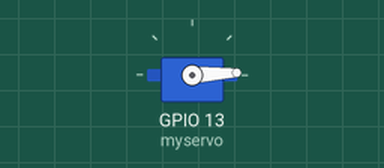
This program was run on a simulated ESP32. Parts: servo.

Above: at 0.05 s.
At 1.3 s:
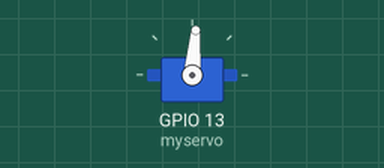
At 2.6 s:
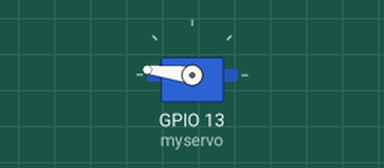
At 5.2 s:
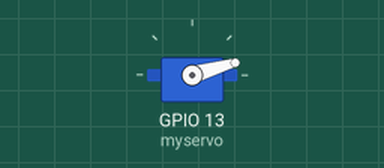
Timing chart, 0 to 7.1 s (numbered marks = the images above):
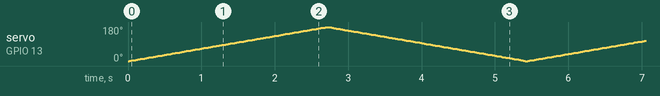

The program:

main.cpp
```cpp
#include <Arduino.h>
#include <Servo.h>

Servo myservo;  // create servo object to control a servo
// twelve servo objects can be created on most boards

int pos = 0;    // variable to store the servo position

void setup() {
  myservo.attach(13);  // attaches the servo on pin 13 to the servo object
}

void loop() {
  for (pos = 0; pos <= 180; pos += 1) { // goes from 0 degrees to 180 degrees
    // in steps of 1 degree
    myservo.write(pos);              // tell servo to go to position in variable 'pos'
    delay(15);                       // waits 15ms for the servo to reach the position
  }
  for (pos = 180; pos >= 0; pos -= 1) { // goes from 180 degrees to 0 degrees
    myservo.write(pos);              // tell servo to go to position in variable 'pos'
    delay(15);                       // waits 15ms for the servo to reach the position
  }
}
```
